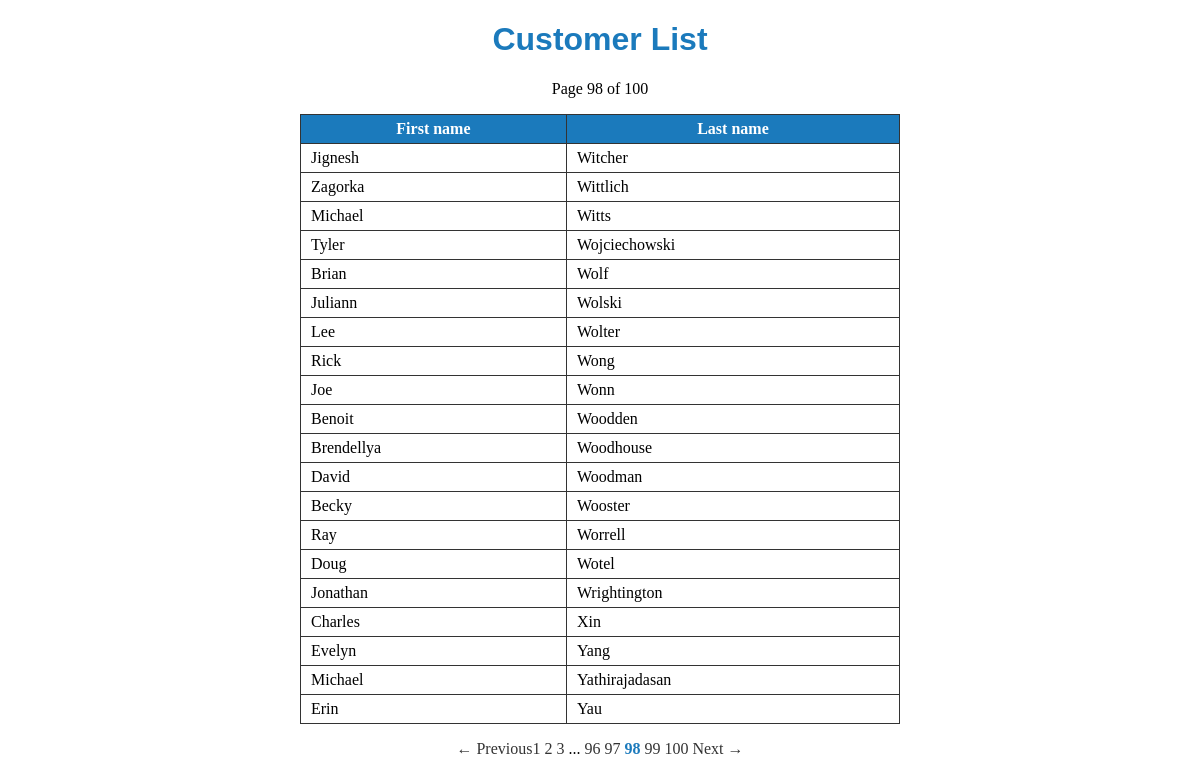
/pagination/public/customers.php?page=98, run on the app's committed database.
### tables this page shows
CREATE TABLE customers (
  id int(11) NOT NULL auto_increment,
  first_name varchar(255),
  last_name varchar(255),
  PRIMARY KEY (id)
);

### pagination/private/query_functions.php (called while the page is built)
<?php
  function find_customers($limit=0, $offset=0) {
    global $db;
    $sql = "SELECT * FROM customers ";
    $sql .= "ORDER BY last_name ASC, first_name ASC";
    if($limit > 0) {
      $sql .= " LIMIT " . db_escape($db, $limit);
    }
    if($offset > 0) {
      $sql .= " OFFSET " . db_escape($db, $offset);
    }
    $result = db_query($db, $sql);
    return $result;
  }
  function count_customers() {
    global $db;
    $sql = "SELECT COUNT(*) FROM customers ";
    $result = db_query($db, $sql);
    $array = db_fetch_assoc($result);
    return $array['COUNT(*)'];
  }
?>

### pagination/private/database.php (called while the page is built, shortened)
<?php
  function db_query($connection, $sql) {
    $result_set = mysqli_query($connection, $sql);
    return $result_set;
  }
  function db_fetch_assoc($result_set) {
    return mysqli_fetch_assoc($result_set);
  }
  function db_escape($connection, $string) {
    return mysqli_real_escape_string($connection, $string);
  }
?>

### pagination/private/functions.php (called while the page is built)
<?php
  function h($string="") {
    return htmlspecialchars($string);
  }
?>

### pagination/public/customers.php (the view, shortened to what this page needs)
<?php
$total_count = count_customers();
$page = ($_GET['page'] ?? 1);
$pagination = new Pagination($total_count,$page,20);
$customers = find_customers($pagination->per_page, $pagination->offset());
?>
<!doctype html>
<html lang="en">
  <head>
    <link rel="stylesheet" href="stylesheets/public.css">
  </head>
  <body>
    <h1>Customer List</h1>
    <p class="page-status">
      Page <?php echo $pagination->current_page;?> of <?php echo $pagination->total_pages(); ?>
    </p>
    <table id="customer-list">
      <tr>
        <th>First name</th>
        <th>Last name</th>
      </tr>
      <?php
        while($customer = db_fetch_assoc($customers)) {
          echo "<tr>";
          echo "<td>" . h($customer['first_name']) . "</td>";
          echo "<td>" . h($customer['last_name']) . "</td>";
          echo "</tr>";
        }
      ?>
    </table>
        <?php echo $pagination->page_links("customers.php"); ?>
  </body>
</html>

### pagination/public/stylesheets/public.css (style rules this page uses)
html, body { margin: 0; padding: 0; height: 100%; width: 100%; }
h1 { width: 100%; text-align: center; font-family: sans-serif; color: #1B7ABC; }
table#customer-list { width: 50%; border-collapse: collapse; margin: 0 auto; }
table tr th { color: #fff; background: #1B7ABC; }
table tr td, table tr th { border: 1px solid #333; padding: 5px 10px; }
p.page-status, p.pagination { width: 100%; text-align: center; }

### data on the page
customers: first_name "Jignesh", last_name "Witcher"
customers: first_name "Zagorka", last_name "Wittlich"
customers: first_name "Michael", last_name "Witts"
customers: first_name "Tyler", last_name "Wojciechowski"
customers: first_name "Brian", last_name "Wolf"
customers: first_name "Juliann", last_name "Wolski"
customers: first_name "Lee", last_name "Wolter"
customers: first_name "Rick", last_name "Wong"
customers: first_name "Joe", last_name "Wonn"
customers: first_name "Benoit", last_name "Woodden"
customers: first_name "Brendellya", last_name "Woodhouse"
customers: first_name "David", last_name "Woodman"
customers: first_name "Becky", last_name "Wooster"
customers: first_name "Ray", last_name "Worrell"
customers: first_name "Doug", last_name "Wotel"
customers: first_name "Jonathan", last_name "Wrightington"
customers: first_name "Charles", last_name "Xin"
customers: first_name "Evelyn", last_name "Yang"
customers: first_name "Michael", last_name "Yathirajadasan"
customers: first_name "Erin", last_name "Yau"

### other printed values
$pagination->current_page "98"
$pagination->total_pages() "100"
